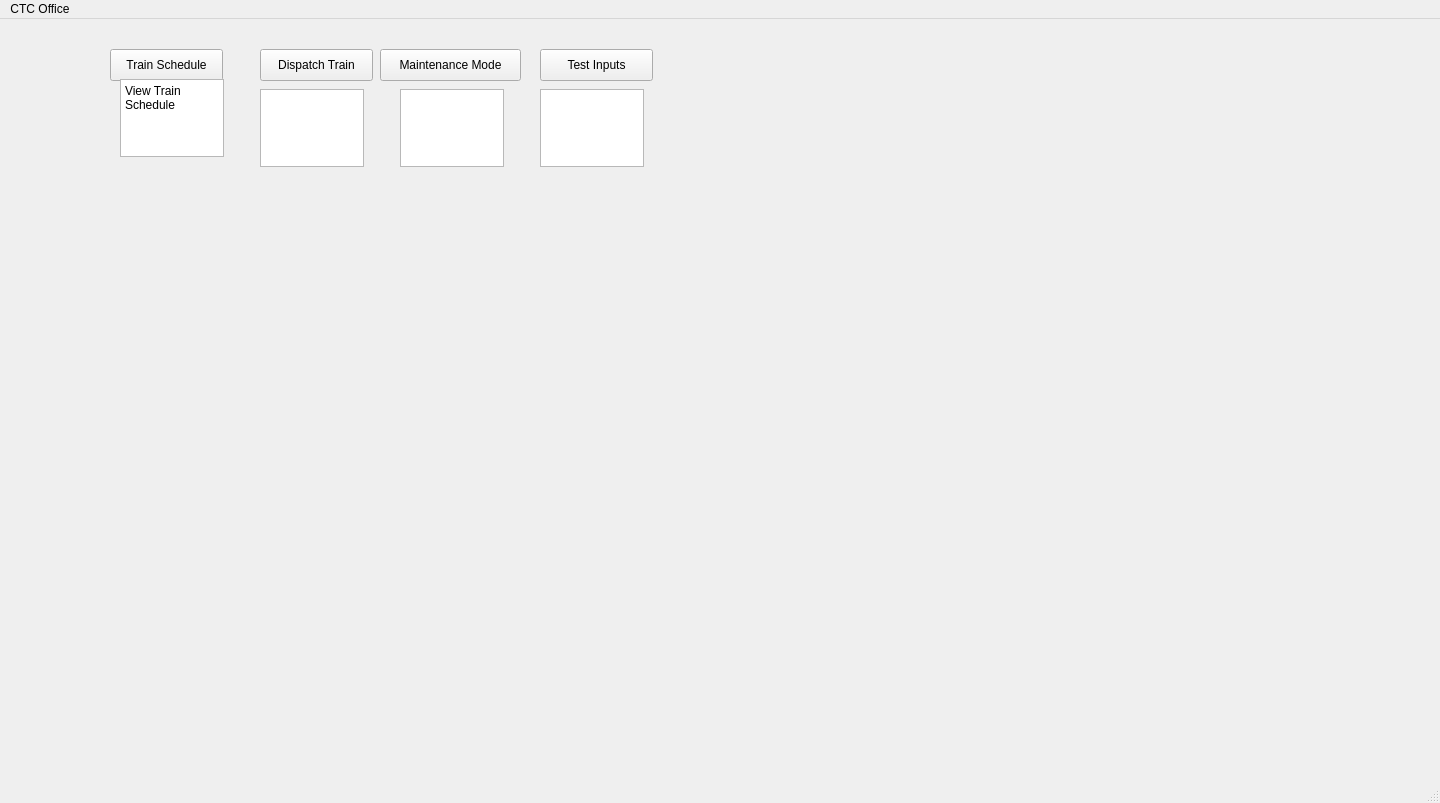
<?xml version="1.0" encoding="UTF-8"?>
<ui version="4.0">
 <class>MainWindow</class>
 <widget class="QMainWindow" name="MainWindow">
  <property name="geometry">
   <rect>
    <x>0</x>
    <y>0</y>
    <width>1440</width>
    <height>803</height>
   </rect>
  </property>
  <property name="windowTitle">
   <string>MainWindow</string>
  </property>
  <widget class="QWidget" name="centralwidget">
   <widget class="QPushButton" name="pushButton">
    <property name="geometry">
     <rect>
      <x>110</x>
      <y>30</y>
      <width>113</width>
      <height>32</height>
     </rect>
    </property>
    <property name="text">
     <string>Train Schedule</string>
    </property>
   </widget>
   <widget class="QPushButton" name="pushButton_2">
    <property name="geometry">
     <rect>
      <x>260</x>
      <y>30</y>
      <width>113</width>
      <height>32</height>
     </rect>
    </property>
    <property name="text">
     <string>Dispatch Train</string>
    </property>
   </widget>
   <widget class="QPushButton" name="pushButton_3">
    <property name="geometry">
     <rect>
      <x>380</x>
      <y>30</y>
      <width>141</width>
      <height>32</height>
     </rect>
    </property>
    <property name="text">
     <string>Maintenance Mode</string>
    </property>
   </widget>
   <widget class="QPushButton" name="pushButton_4">
    <property name="geometry">
     <rect>
      <x>540</x>
      <y>30</y>
      <width>113</width>
      <height>32</height>
     </rect>
    </property>
    <property name="text">
     <string>Test Inputs</string>
    </property>
   </widget>
   <widget class="QPlainTextEdit" name="plainTextEdit">
    <property name="geometry">
     <rect>
      <x>120</x>
      <y>60</y>
      <width>104</width>
      <height>78</height>
     </rect>
    </property>
    <property name="plainText">
     <string>View Train Schedule
</string>
    </property>
   </widget>
   <widget class="QPlainTextEdit" name="plainTextEdit_2">
    <property name="geometry">
     <rect>
      <x>260</x>
      <y>70</y>
      <width>104</width>
      <height>78</height>
     </rect>
    </property>
   </widget>
   <widget class="QPlainTextEdit" name="plainTextEdit_3">
    <property name="geometry">
     <rect>
      <x>400</x>
      <y>70</y>
      <width>104</width>
      <height>78</height>
     </rect>
    </property>
   </widget>
   <widget class="QPlainTextEdit" name="plainTextEdit_4">
    <property name="geometry">
     <rect>
      <x>540</x>
      <y>70</y>
      <width>104</width>
      <height>78</height>
     </rect>
    </property>
   </widget>
  </widget>
  <widget class="QStatusBar" name="statusbar"/>
  <widget class="QMenuBar" name="menubar">
   <property name="geometry">
    <rect>
     <x>0</x>
     <y>0</y>
     <width>1440</width>
     <height>22</height>
    </rect>
   </property>
   <widget class="QMenu" name="menuCTC_Office">
    <property name="title">
     <string>CTC Office</string>
    </property>
   </widget>
   <addaction name="menuCTC_Office"/>
  </widget>
 </widget>
 <resources/>
 <connections/>
</ui>
